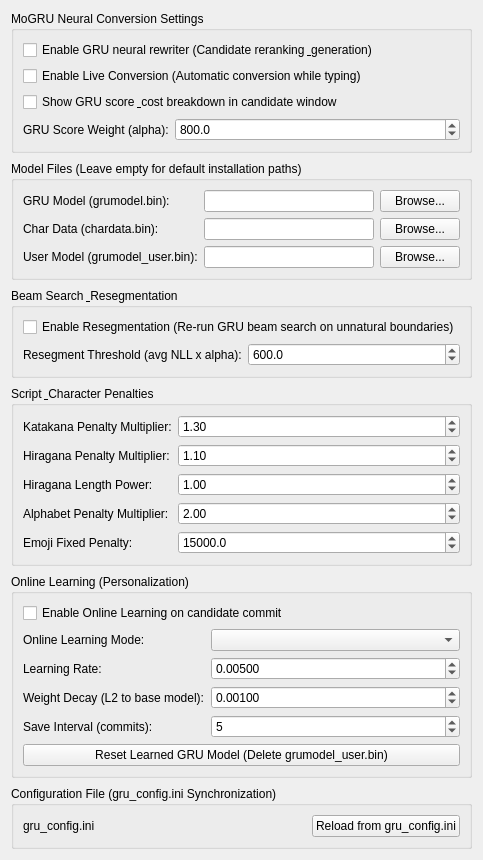
           <widget class="QWidget" name="mogruScrollAreaWidgetContents">
            <layout class="QVBoxLayout" name="mogruScrollContentLayout">
             <property name="spacing">
              <number>8</number>
             </property>
             <item>
              <widget class="QGroupBox" name="gruGeneralGroupBox">
               <property name="title">
                <string>MoGRU Neural Conversion Settings</string>
               </property>
               <layout class="QFormLayout" name="gruGeneralFormLayout">
                <item row="0" column="0" colspan="2">
                 <widget class="QCheckBox" name="enableGruRewriterCheckBox">
                  <property name="text">
                   <string>Enable GRU neural rewriter (Candidate reranking &amp; generation)</string>
                  </property>
                 </widget>
                </item>
                <item row="1" column="0" colspan="2">
                 <widget class="QCheckBox" name="enableLiveConversionCheckBox">
                  <property name="text">
                   <string>Enable Live Conversion (Automatic conversion while typing)</string>
                  </property>
                 </widget>
                </item>
                <item row="2" column="0" colspan="2">
                 <widget class="QCheckBox" name="showGruScoreCheckBox">
                  <property name="text">
                   <string>Show GRU score &amp; cost breakdown in candidate window</string>
                  </property>
                 </widget>
                </item>
                <item row="3" column="0">
                 <widget class="QLabel" name="gruScoreWeightLabel">
                  <property name="text">
                   <string>GRU Score Weight (alpha):</string>
                  </property>
                 </widget>
                </item>
                <item row="3" column="1">
                 <widget class="QDoubleSpinBox" name="gruScoreWeightSpinBox">
                  <property name="decimals">
                   <number>1</number>
                  </property>
                  <property name="minimum">
                   <double>0.000000000000000</double>
                  </property>
                  <property name="maximum">
                   <double>100000.000000000000000</double>
                  </property>
                  <property name="singleStep">
                   <double>50.000000000000000</double>
                  </property>
                  <property name="value">
                   <double>800.000000000000000</double>
                  </property>
                 </widget>
                </item>
               </layout>
              </widget>
             </item>
             <item>
              <widget class="QGroupBox" name="gruModelPathsGroupBox">
               <property name="title">
                <string>Model Files (Leave empty for default installation paths)</string>
               </property>
               <layout class="QGridLayout" name="gruModelPathsGridLayout">
                <item row="0" column="0">
                 <widget class="QLabel" name="gruModelPathLabel">
                  <property name="text">
                   <string>GRU Model (grumodel.bin):</string>
                  </property>
                 </widget>
                </item>
                <item row="0" column="1">
                 <widget class="QLineEdit" name="gruModelPathLineEdit"/>
                </item>
                <item row="0" column="2">
                 <widget class="QPushButton" name="browseGruModelPathButton">
                  <property name="text">
                   <string>Browse...</string>
                  </property>
                 </widget>
                </item>
                <item row="1" column="0">
                 <widget class="QLabel" name="gruChardataPathLabel">
                  <property name="text">
                   <string>Char Data (chardata.bin):</string>
                  </property>
                 </widget>
                </item>
                <item row="1" column="1">
                 <widget class="QLineEdit" name="gruChardataPathLineEdit"/>
                </item>
                <item row="1" column="2">
                 <widget class="QPushButton" name="browseGruChardataPathButton">
                  <property name="text">
                   <string>Browse...</string>
                  </property>
                 </widget>
                </item>
                <item row="2" column="0">
                 <widget class="QLabel" name="gruUserModelPathLabel">
                  <property name="text">
                   <string>User Model (grumodel_user.bin):</string>
                  </property>
                 </widget>
                </item>
                <item row="2" column="1">
                 <widget class="QLineEdit" name="gruUserModelPathLineEdit"/>
                </item>
                <item row="2" column="2">
                 <widget class="QPushButton" name="browseGruUserModelPathButton">
                  <property name="text">
                   <string>Browse...</string>
                  </property>
                 </widget>
                </item>
               </layout>
              </widget>
             </item>
             <item>
              <widget class="QGroupBox" name="gruResegmentationGroupBox">
               <property name="title">
                <string>Beam Search &amp; Resegmentation</string>
               </property>
               <layout class="QFormLayout" name="gruResegmentationFormLayout">
                <item row="0" column="0" colspan="2">
                 <widget class="QCheckBox" name="enableGruResegmentationCheckBox">
                  <property name="text">
                   <string>Enable Resegmentation (Re-run GRU beam search on unnatural boundaries)</string>
                  </property>
                 </widget>
                </item>
                <item row="1" column="0">
                 <widget class="QLabel" name="gruResegmentThresholdLabel">
                  <property name="text">
                   <string>Resegment Threshold (avg NLL x alpha):</string>
                  </property>
                 </widget>
                </item>
                <item row="1" column="1">
                 <widget class="QDoubleSpinBox" name="gruResegmentThresholdSpinBox">
                  <property name="decimals">
                   <number>1</number>
                  </property>
                  <property name="minimum">
                   <double>0.000000000000000</double>
                  </property>
                  <property name="maximum">
                   <double>100000.000000000000000</double>
                  </property>
                  <property name="singleStep">
                   <double>50.000000000000000</double>
                  </property>
                  <property name="value">
                   <double>600.000000000000000</double>
                  </property>
                 </widget>
                </item>
               </layout>
              </widget>
             </item>
             <item>
              <widget class="QGroupBox" name="gruPenaltyGroupBox">
               <property name="title">
                <string>Script &amp; Character Penalties</string>
               </property>
               <layout class="QFormLayout" name="gruPenaltyFormLayout">
                <item row="0" column="0">
                 <widget class="QLabel" name="gruKatakanaMultiplierLabel">
                  <property name="text">
                   <string>Katakana Penalty Multiplier:</string>
                  </property>
                 </widget>
                </item>
                <item row="0" column="1">
                 <widget class="QDoubleSpinBox" name="gruKatakanaMultiplierSpinBox">
                  <property name="decimals">
                   <number>2</number>
                  </property>
                  <property name="minimum">
                   <double>0.000000000000000</double>
                  </property>
                  <property name="maximum">
                   <double>100.000000000000000</double>
                  </property>
                  <property name="singleStep">
                   <double>0.050000000000000</double>
                  </property>
                  <property name="value">
                   <double>1.300000000000000</double>
                  </property>
                 </widget>
                </item>
                <item row="1" column="0">
                 <widget class="QLabel" name="gruHiraganaMultiplierLabel">
                  <property name="text">
                   <string>Hiragana Penalty Multiplier:</string>
                  </property>
                 </widget>
                </item>
                <item row="1" column="1">
                 <widget class="QDoubleSpinBox" name="gruHiraganaMultiplierSpinBox">
                  <property name="decimals">
                   <number>2</number>
                  </property>
                  <property name="minimum">
                   <double>0.000000000000000</double>
                  </property>
                  <property name="maximum">
                   <double>100.000000000000000</double>
                  </property>
                  <property name="singleStep">
                   <double>0.050000000000000</double>
                  </property>
                  <property name="value">
                   <double>1.100000000000000</double>
                  </property>
                 </widget>
                </item>
                <item row="2" column="0">
                 <widget class="QLabel" name="gruHiraganaLengthPowerLabel">
                  <property name="text">
                   <string>Hiragana Length Power:</string>
                  </property>
                 </widget>
                </item>
                <item row="2" column="1">
                 <widget class="QDoubleSpinBox" name="gruHiraganaLengthPowerSpinBox">
                  <property name="decimals">
                   <number>2</number>
                  </property>
                  <property name="minimum">
                   <double>0.000000000000000</double>
                  </property>
                  <property name="maximum">
                   <double>10.000000000000000</double>
                  </property>
                  <property name="singleStep">
                   <double>0.100000000000000</double>
                  </property>
                  <property name="value">
                   <double>1.000000000000000</double>
                  </property>
                 </widget>
                </item>
                <item row="3" column="0">
                 <widget class="QLabel" name="gruAlphabetMultiplierLabel">
                  <property name="text">
                   <string>Alphabet Penalty Multiplier:</string>
                  </property>
                 </widget>
                </item>
                <item row="3" column="1">
                 <widget class="QDoubleSpinBox" name="gruAlphabetMultiplierSpinBox">
                  <property name="decimals">
                   <number>2</number>
                  </property>
                  <property name="minimum">
                   <double>0.000000000000000</double>
                  </property>
                  <property name="maximum">
                   <double>100.000000000000000</double>
                  </property>
                  <property name="singleStep">
                   <double>0.100000000000000</double>
                  </property>
                  <property name="value">
                   <double>2.000000000000000</double>
                  </property>
                 </widget>
                </item>
                <item row="4" column="0">
                 <widget class="QLabel" name="gruEmojiPenaltyLabel">
                  <property name="text">
                   <string>Emoji Fixed Penalty:</string>
                  </property>
                 </widget>
                </item>
                <item row="4" column="1">
                 <widget class="QDoubleSpinBox" name="gruEmojiPenaltySpinBox">
                  <property name="decimals">
                   <number>1</number>
                  </property>
                  <property name="minimum">
                   <double>0.000000000000000</double>
                  </property>
                  <property name="maximum">
                   <double>1000000.000000000000000</double>
                  </property>
                  <property name="singleStep">
                   <double>500.000000000000000</double>
                  </property>
                  <property name="value">
                   <double>15000.000000000000000</double>
                  </property>
                 </widget>
                </item>
               </layout>
              </widget>
             </item>
             <item>
              <widget class="QGroupBox" name="gruOnlineLearningGroupBox">
               <property name="title">
                <string>Online Learning (Personalization)</string>
               </property>
               <layout class="QFormLayout" name="gruOnlineLearningFormLayout">
                <item row="0" column="0" colspan="2">
                 <widget class="QCheckBox" name="enableGruOnlineLearningCheckBox">
                  <property name="text">
                   <string>Enable Online Learning on candidate commit</string>
                  </property>
                 </widget>
                </item>
                <item row="1" column="0">
                 <widget class="QLabel" name="gruOnlineLearningModeLabel">
                  <property name="text">
                   <string>Online Learning Mode:</string>
                  </property>
                 </widget>
                </item>
                <item row="1" column="1">
                 <widget class="QComboBox" name="gruOnlineLearningModeComboBox"/>
                </item>
                <item row="2" column="0">
                 <widget class="QLabel" name="gruOnlineLearningRateLabel">
                  <property name="text">
                   <string>Learning Rate:</string>
                  </property>
                 </widget>
                </item>
                <item row="2" column="1">
                 <widget class="QDoubleSpinBox" name="gruOnlineLearningRateSpinBox">
                  <property name="decimals">
                   <number>5</number>
                  </property>
                  <property name="minimum">
                   <double>0.000000000000000</double>
                  </property>
                  <property name="maximum">
                   <double>1.000000000000000</double>
                  </property>
                  <property name="singleStep">
                   <double>0.001000000000000</double>
                  </property>
                  <property name="value">
                   <double>0.005000000000000</double>
                  </property>
                 </widget>
                </item>
                <item row="3" column="0">
                 <widget class="QLabel" name="gruOnlineLearningWeightDecayLabel">
                  <property name="text">
                   <string>Weight Decay (L2 to base model):</string>
                  </property>
                 </widget>
                </item>
                <item row="3" column="1">
                 <widget class="QDoubleSpinBox" name="gruOnlineLearningWeightDecaySpinBox">
                  <property name="decimals">
                   <number>5</number>
                  </property>
                  <property name="minimum">
                   <double>0.000000000000000</double>
                  </property>
                  <property name="maximum">
                   <double>1.000000000000000</double>
                  </property>
                  <property name="singleStep">
                   <double>0.000500000000000</double>
                  </property>
                  <property name="value">
                   <double>0.001000000000000</double>
                  </property>
                 </widget>
                </item>
                <item row="4" column="0">
                 <widget class="QLabel" name="gruOnlineLearningSaveIntervalLabel">
                  <property name="text">
                   <string>Save Interval (commits):</string>
                  </property>
                 </widget>
                </item>
                <item row="4" column="1">
                 <widget class="QSpinBox" name="gruOnlineLearningSaveIntervalSpinBox">
                  <property name="minimum">
                   <number>1</number>
                  </property>
                  <property name="maximum">
                   <number>1000</number>
                  </property>
                  <property name="value">
                   <number>5</number>
                  </property>
                 </widget>
                </item>
                <item row="5" column="0" colspan="2">
                 <widget class="QPushButton" name="resetGruUserModelButton">
                  <property name="text">
                   <string>Reset Learned GRU Model (Delete grumodel_user.bin)</string>
                  </property>
                 </widget>
                </item>
               </layout>
              </widget>
             </item>
             <item>
              <widget class="QGroupBox" name="gruConfigFileGroupBox">
               <property name="title">
                <string>Configuration File (gru_config.ini Synchronization)</string>
               </property>
               <layout class="QHBoxLayout" name="gruConfigFileLayout">
                <item>
                 <widget class="QLabel" name="gruConfigFilePathLabel">
                  <property name="text">
                   <string>gru_config.ini</string>
                  </property>
                  <property name="textInteractionFlags">
                   <set>Qt::TextInteractionFlag::LinksAccessibleByMouse|Qt::TextInteractionFlag::TextSelectableByMouse</set>
                  </property>
                 </widget>
                </item>
                <item>
                 <widget class="QPushButton" name="reloadGruConfigButton">
                  <property name="sizePolicy">
                   <sizepolicy hsizetype="Maximum" vsizetype="Fixed">
                    <horstretch>0</horstretch>
                    <verstretch>0</verstretch>
                   </sizepolicy>
                  </property>
                  <property name="text">
                   <string>Reload from gru_config.ini</string>
                  </property>
                 </widget>
                </item>
               </layout>
              </widget>
             </item>
            </layout>
           </widget>
